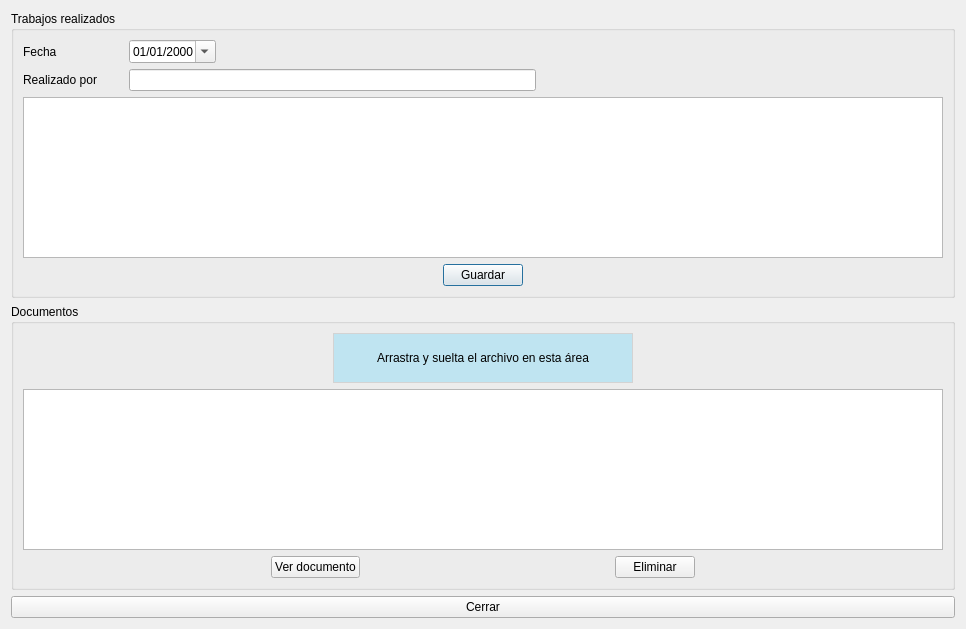
<?xml version="1.0" encoding="UTF-8"?>
<ui version="4.0">
 <class>frm_workorder</class>
 <widget class="QDialog" name="frm_workorder">
  <property name="geometry">
   <rect>
    <x>0</x>
    <y>0</y>
    <width>966</width>
    <height>629</height>
   </rect>
  </property>
  <property name="windowTitle">
   <string>Órden de Trabajo</string>
  </property>
  <layout class="QVBoxLayout" name="verticalLayout">
   <item>
    <widget class="QGroupBox" name="gbx_work_done">
     <property name="title">
      <string>Trabajos realizados</string>
     </property>
     <layout class="QGridLayout" name="gridLayout">
      <item row="4" column="0">
       <layout class="QHBoxLayout" name="horizontalLayout_7">
        <item>
         <spacer name="horizontalSpacer_12">
          <property name="orientation">
           <enum>Qt::Orientation::Horizontal</enum>
          </property>
          <property name="sizeHint" stdset="0">
           <size>
            <width>40</width>
            <height>20</height>
           </size>
          </property>
         </spacer>
        </item>
        <item>
         <widget class="QPushButton" name="btn_save">
          <property name="text">
           <string>Guardar</string>
          </property>
         </widget>
        </item>
        <item>
         <spacer name="horizontalSpacer_4">
          <property name="orientation">
           <enum>Qt::Orientation::Horizontal</enum>
          </property>
          <property name="sizeHint" stdset="0">
           <size>
            <width>40</width>
            <height>20</height>
           </size>
          </property>
         </spacer>
        </item>
       </layout>
      </item>
      <item row="3" column="0">
       <widget class="QTextEdit" name="txt_description"/>
      </item>
      <item row="1" column="0">
       <layout class="QHBoxLayout" name="horizontalLayout">
        <item>
         <widget class="QLabel" name="lbl_date_workorder">
          <property name="sizePolicy">
           <sizepolicy hsizetype="Preferred" vsizetype="Preferred">
            <horstretch>0</horstretch>
            <verstretch>0</verstretch>
           </sizepolicy>
          </property>
          <property name="minimumSize">
           <size>
            <width>100</width>
            <height>0</height>
           </size>
          </property>
          <property name="text">
           <string>Fecha</string>
          </property>
         </widget>
        </item>
        <item>
         <widget class="QDateEdit" name="date_workorder">
          <property name="displayFormat">
           <string>dd/MM/yyyy</string>
          </property>
          <property name="calendarPopup">
           <bool>true</bool>
          </property>
         </widget>
        </item>
        <item>
         <spacer name="horizontalSpacer">
          <property name="orientation">
           <enum>Qt::Orientation::Horizontal</enum>
          </property>
          <property name="sizeHint" stdset="0">
           <size>
            <width>40</width>
            <height>20</height>
           </size>
          </property>
         </spacer>
        </item>
       </layout>
      </item>
      <item row="2" column="0">
       <layout class="QHBoxLayout" name="horizontalLayout_2">
        <item>
         <widget class="QLabel" name="lbl_realized_by">
          <property name="minimumSize">
           <size>
            <width>100</width>
            <height>0</height>
           </size>
          </property>
          <property name="text">
           <string>Realizado por</string>
          </property>
         </widget>
        </item>
        <item>
         <widget class="QLineEdit" name="txt_realized_by"/>
        </item>
        <item>
         <spacer name="horizontalSpacer_2">
          <property name="orientation">
           <enum>Qt::Orientation::Horizontal</enum>
          </property>
          <property name="sizeHint" stdset="0">
           <size>
            <width>40</width>
            <height>20</height>
           </size>
          </property>
         </spacer>
        </item>
       </layout>
      </item>
     </layout>
    </widget>
   </item>
   <item>
    <widget class="QGroupBox" name="gbx_documents">
     <property name="title">
      <string>Documentos</string>
     </property>
     <layout class="QGridLayout" name="gridLayout_2">
      <item row="0" column="0">
       <layout class="QHBoxLayout" name="horizontalLayout_4">
        <item>
         <spacer name="horizontalSpacer_3">
          <property name="orientation">
           <enum>Qt::Orientation::Horizontal</enum>
          </property>
          <property name="sizeHint" stdset="0">
           <size>
            <width>40</width>
            <height>20</height>
           </size>
          </property>
         </spacer>
        </item>
        <item>
         <widget class="QLabel" name="lbl_dragdrop">
          <property name="sizePolicy">
           <sizepolicy hsizetype="Fixed" vsizetype="Fixed">
            <horstretch>0</horstretch>
            <verstretch>0</verstretch>
           </sizepolicy>
          </property>
          <property name="minimumSize">
           <size>
            <width>300</width>
            <height>50</height>
           </size>
          </property>
          <property name="acceptDrops">
           <bool>true</bool>
          </property>
          <property name="styleSheet">
           <string notr="true">border: 1px solid lightgrey;
background: rgb(191, 228, 241)</string>
          </property>
          <property name="text">
           <string>Arrastra y suelta el archivo en esta área</string>
          </property>
          <property name="alignment">
           <set>Qt::AlignmentFlag::AlignCenter</set>
          </property>
         </widget>
        </item>
        <item>
         <spacer name="horizontalSpacer_5">
          <property name="orientation">
           <enum>Qt::Orientation::Horizontal</enum>
          </property>
          <property name="sizeHint" stdset="0">
           <size>
            <width>40</width>
            <height>20</height>
           </size>
          </property>
         </spacer>
        </item>
       </layout>
      </item>
      <item row="1" column="0">
       <widget class="QTableView" name="tvw_documents"/>
      </item>
      <item row="2" column="0">
       <layout class="QHBoxLayout" name="horizontalLayout_6">
        <item>
         <spacer name="horizontalSpacer_6">
          <property name="orientation">
           <enum>Qt::Orientation::Horizontal</enum>
          </property>
          <property name="sizeHint" stdset="0">
           <size>
            <width>40</width>
            <height>20</height>
           </size>
          </property>
         </spacer>
        </item>
        <item>
         <widget class="QPushButton" name="btn_view_document">
          <property name="text">
           <string>Ver documento</string>
          </property>
         </widget>
        </item>
        <item>
         <spacer name="horizontalSpacer_10">
          <property name="orientation">
           <enum>Qt::Orientation::Horizontal</enum>
          </property>
          <property name="sizeHint" stdset="0">
           <size>
            <width>40</width>
            <height>20</height>
           </size>
          </property>
         </spacer>
        </item>
        <item>
         <widget class="QPushButton" name="btn_delete_document">
          <property name="text">
           <string>Eliminar</string>
          </property>
         </widget>
        </item>
        <item>
         <spacer name="horizontalSpacer_7">
          <property name="orientation">
           <enum>Qt::Orientation::Horizontal</enum>
          </property>
          <property name="sizeHint" stdset="0">
           <size>
            <width>40</width>
            <height>20</height>
           </size>
          </property>
         </spacer>
        </item>
       </layout>
      </item>
     </layout>
    </widget>
   </item>
   <item>
    <layout class="QHBoxLayout" name="horizontalLayout_3">
     <item>
      <widget class="QPushButton" name="btn_close">
       <property name="text">
        <string>Cerrar</string>
       </property>
      </widget>
     </item>
    </layout>
   </item>
  </layout>
 </widget>
 <resources/>
 <connections/>
</ui>
